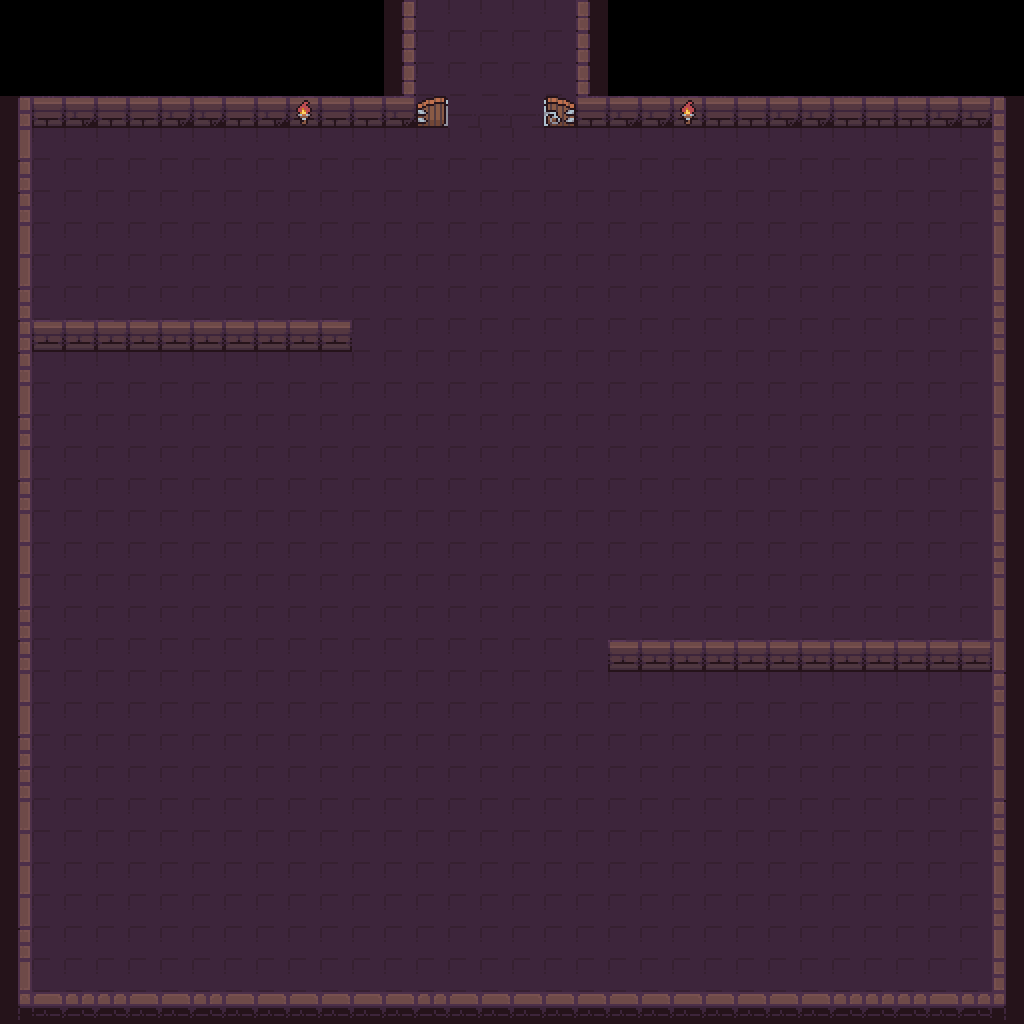

A level layout from a 2D game, rendered from its tile map. Below: a short description, then the map file with its tile-grid data intact:
An orthogonal 32x32 tile map with 32x32 px tiles, 1 tile layer (图块层 1) and 11 objects (ExitTop).

<map version="1.10" tiledversion="1.11.0" orientation="orthogonal" renderorder="right-down" width="32" height="32" tilewidth="32" tileheight="32" infinite="0" nextlayerid="3" nextobjectid="15">
 <tileset firstgid="1" source="Dungeon_Tileset_at.tsx" />
 <layer id="1" name="图块层 1" width="32" height="32">
  <data encoding="csv">
0,0,0,0,0,0,0,0,0,0,0,0,102,132,132,132,132,132,107,0,0,0,0,0,0,0,0,0,0,0,0,0,
0,0,0,0,0,0,0,0,0,0,0,0,102,132,132,132,132,132,107,0,0,0,0,0,0,0,0,0,0,0,0,0,
0,0,0,0,0,0,0,0,0,0,0,0,102,132,132,132,132,132,107,0,0,0,0,0,0,0,0,0,0,0,0,0,
182,183,105,183,183,105,105,183,105,103,183,183,105,184,200,200,200,185,183,105,105,106,183,183,105,105,183,183,183,105,105,187,
198,132,132,132,132,132,132,132,132,132,132,132,132,132,132,132,132,132,132,132,132,132,132,132,132,132,132,132,132,132,132,219,
182,132,132,132,132,132,132,132,132,132,132,132,132,132,132,132,132,132,132,132,132,132,132,132,132,132,132,132,132,132,132,219,
182,132,132,132,132,132,132,132,132,132,132,132,132,132,132,132,132,132,132,132,132,132,132,132,132,132,132,132,132,132,132,219,
198,132,132,132,132,132,132,132,132,132,132,132,132,132,132,132,132,132,132,132,132,132,132,132,132,132,132,132,132,132,132,235,
198,132,132,132,132,132,132,132,132,132,132,132,132,132,132,132,132,132,132,132,132,132,132,132,132,132,132,132,132,132,132,203,
182,132,132,132,132,132,132,132,132,132,132,132,132,132,132,132,132,132,132,132,132,132,132,132,132,132,132,132,132,132,132,219,
182,104,104,104,104,104,104,104,104,104,104,132,132,132,132,132,132,132,132,132,132,132,132,132,132,132,132,132,132,132,132,219,
182,132,132,132,132,132,132,132,132,132,132,132,132,132,132,132,132,132,132,132,132,132,132,132,132,132,132,132,132,132,132,203,
198,132,132,132,132,132,132,132,132,132,132,132,132,132,132,132,132,132,132,132,132,132,132,132,132,132,132,132,132,132,132,235,
182,132,132,132,132,132,132,132,132,132,132,132,132,132,132,132,132,132,132,132,132,132,132,132,132,132,132,132,132,132,132,235,
198,132,132,132,132,132,132,132,132,132,132,132,132,132,132,132,132,132,132,132,132,132,132,132,132,132,132,132,132,132,132,203,
182,132,132,132,132,132,132,132,132,132,132,132,132,132,132,132,132,132,132,132,132,132,132,132,132,132,132,132,132,132,132,235,
198,132,132,132,132,132,132,132,132,132,132,132,132,132,132,132,132,132,132,132,132,132,132,132,132,132,132,132,132,132,132,235,
198,132,132,132,132,132,132,132,132,132,132,132,132,132,132,132,132,132,132,132,132,132,132,132,132,132,132,132,132,132,132,219,
198,132,132,132,132,132,132,132,132,132,132,132,132,132,132,132,132,132,132,132,132,132,132,132,132,132,132,132,132,132,132,203,
182,132,132,132,132,132,132,132,132,132,132,132,132,132,132,132,132,132,132,132,132,132,132,132,132,132,132,132,132,132,132,203,
182,132,132,132,132,132,132,132,132,132,132,132,132,132,132,132,132,132,132,104,104,104,104,104,104,104,104,104,104,104,104,235,
198,132,132,132,132,132,132,132,132,132,132,132,132,132,132,132,132,132,132,132,132,132,132,132,132,132,132,132,132,132,132,187,
198,132,132,132,132,132,132,132,132,132,132,132,132,132,132,132,132,132,132,132,132,132,132,132,132,132,132,132,132,132,132,203,
182,132,132,132,132,132,132,132,132,132,132,132,132,132,132,132,132,132,132,132,132,132,132,132,132,132,132,132,132,132,132,203,
182,132,132,132,132,132,132,132,132,132,132,132,132,132,132,132,132,132,132,132,132,132,132,132,132,132,132,132,132,132,132,235,
198,132,132,132,132,132,132,132,132,132,132,132,132,132,132,132,132,132,132,132,132,132,132,132,132,132,132,132,132,132,132,187,
198,132,132,132,132,132,132,132,132,132,132,132,132,132,132,132,132,132,132,132,132,132,132,132,132,132,132,132,132,132,132,219,
198,132,132,132,132,132,132,132,132,132,132,132,132,132,132,132,132,132,132,132,132,132,132,132,132,132,132,132,132,132,132,235,
198,132,132,132,132,132,132,132,132,132,132,132,132,132,132,132,132,132,132,132,132,132,132,132,132,132,132,132,132,132,132,219,
182,132,132,132,132,132,132,132,132,132,132,132,132,132,132,132,132,132,132,132,132,132,132,132,132,132,132,132,132,132,132,235,
198,132,132,132,132,132,132,132,132,132,132,132,132,132,132,132,132,132,132,132,132,132,132,132,132,132,132,132,132,132,132,219,
246,249,248,248,247,247,248,247,249,247,247,249,249,248,249,247,249,247,247,247,247,247,247,249,247,249,248,248,248,249,248,251
</data>
 </layer>
 <objectgroup id="2" name="collision">
  <object id="1" x="28.5661" y="323.749" width="306.61" height="22.8529" />
  <object id="2" x="624.646" y="643.69" width="373.264" height="24.7573" />
  <object id="3" x="0" y="97.1248" width="28.5661" height="923.638" />
  <object id="4" x="32.3749" y="95.2204" width="398.021" height="28.5661" />
  <object id="5" x="557.991" y="99.0292" width="464.675" height="24.7573" />
  <object id="6" x="992.196" y="123.786" width="30.4705" height="896.976" />
  <object id="7" x="30.4705" y="990.292" width="957.917" height="30.4705" />
  <object id="8" x="384.69" y="-1.90441" width="30.4705" height="97.1248" />
  <object id="9" x="578.94" y="1.90441" width="30.4705" height="95.2204" />
  <object id="11" name="ExitTop" x="441.823" y="47.6102" width="110.456" height="28.5661" />
  <object id="13" x="407.333" y="-38.6667" width="187.333" height="39.3333" />
 </objectgroup>
</map>
